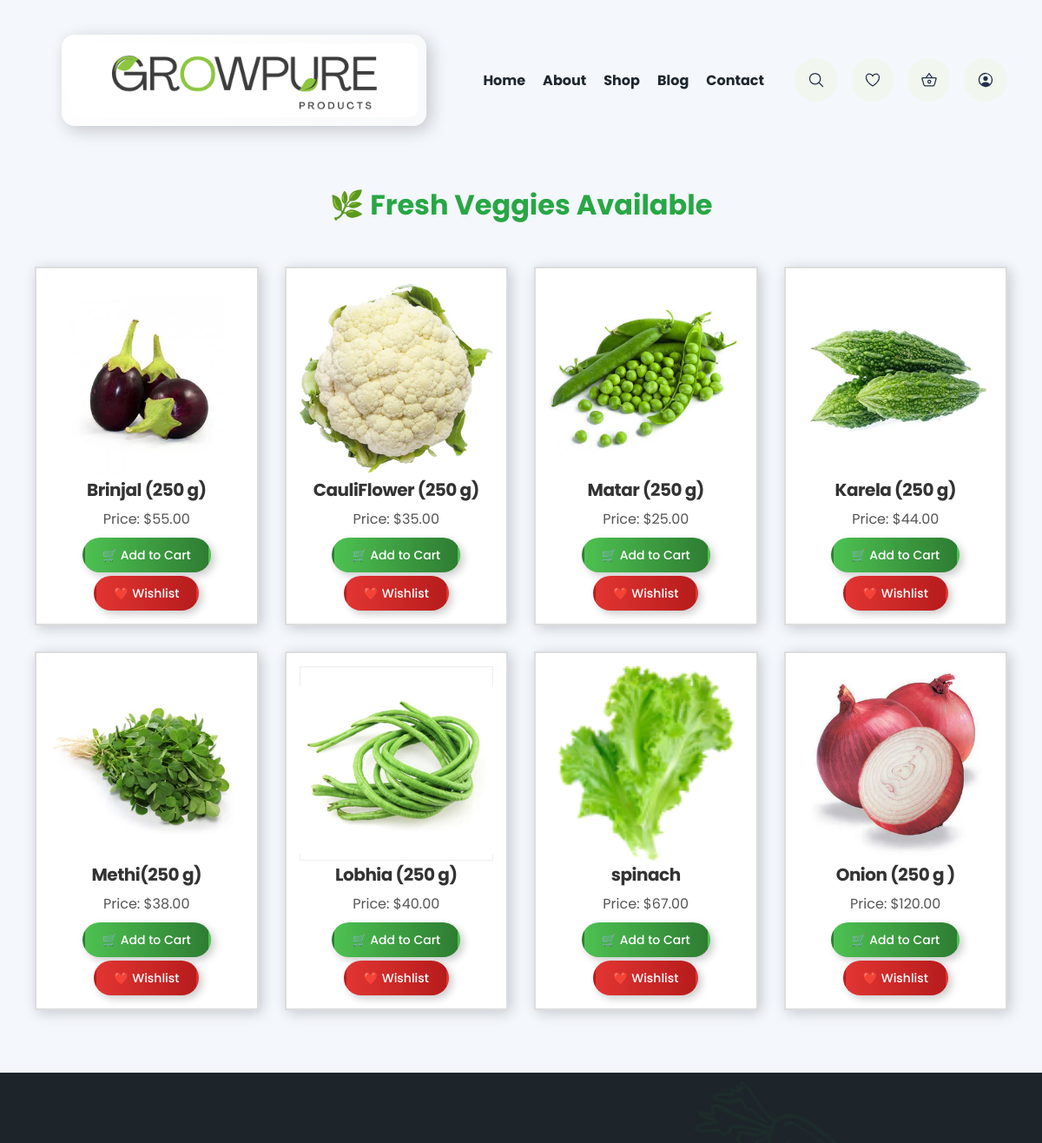
Before: /products/ (upper part) with the older database file.
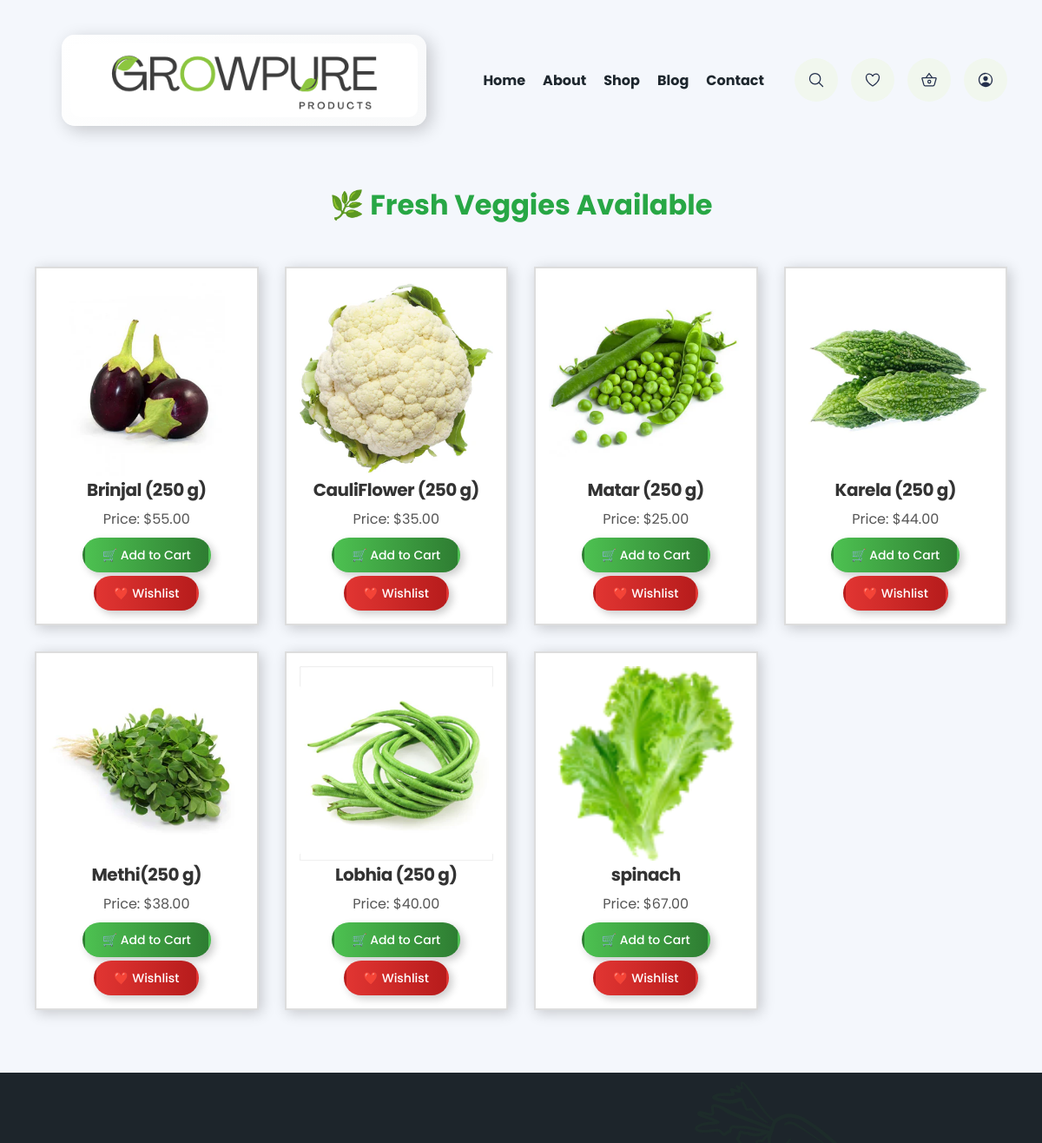
After: the same page with the newer database file.
### myApp/models.py (models this page shows, shortened)
class Vegie(models.Model):
    photo = models.ImageField(upload_to="vegie/")
    title = models.CharField(max_length=100)
    price = models.DecimalField(max_digits=10, decimal_places=2)

### GrowPure/views.py (the view)
# urls.py: path('products/',views.vegie_list, name='shop'),
def vegie_list(request):
    vegies = Vegie.objects.all()  # Fetch all records from Vegie model
    return render(request, 'vegie.html', {'vegies': vegies})  # Pass data to template

### templates/vegie.html (shortened to what this page needs)
{% include 'header.html' %}
<!DOCTYPE html>
<html lang="en">
<head>
    <link rel="stylesheet" href="/static/css/fruit.css">
</head>
<body style="background-color: #f4f7fc;">
    <br>
    <h1 style="color: #28a745;">🌿 Fresh Veggies Available</h1>
    <br>
    <div class="container">
        {% for vegie in vegies %}
        <div class="fruit">
            <img src="{{ vegie.photo.url }}" alt="{{ vegie.title }}">
            <h2 style="margin-bottom: 0px;">{{ vegie.title }}</h2>
            <p>Price: ${{ vegie.price }}</p>
            <a href="{% url 'add_to_cart' 'vegie' vegie.id %}">
                <button class="btn btn-cart">🛒 Add to Cart</button>
            </a>
              <a href="{% url 'add_vegie_to_wishlist' vegie.id %}">
                <button class="btn btn-wishlist">❤️ Wishlist</button>
              </a>
        </div>
        {% endfor %}
    </div>
    <br><br>
</body>
</html>
{% include 'footer.html' %}

Changed rows visible on the page:
removed Vegie: photo (picture), title "Onion (250 g )", price "120.00"
